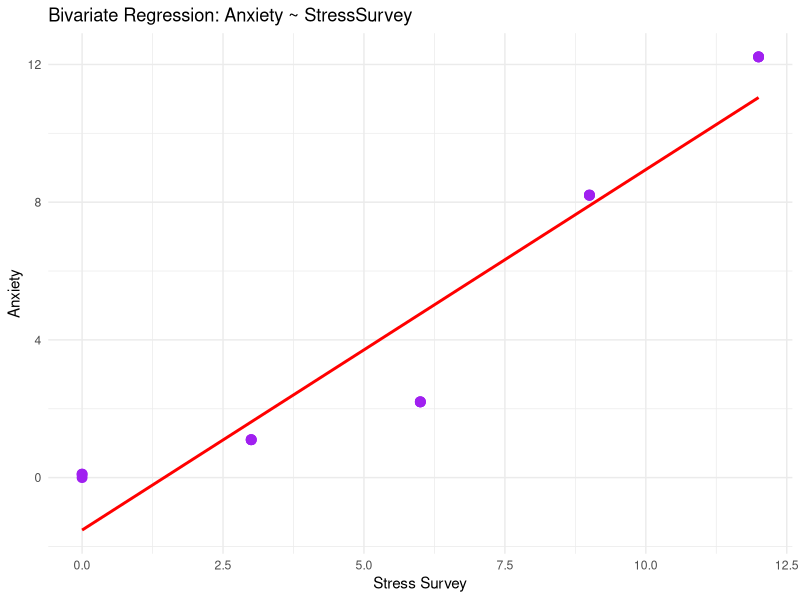
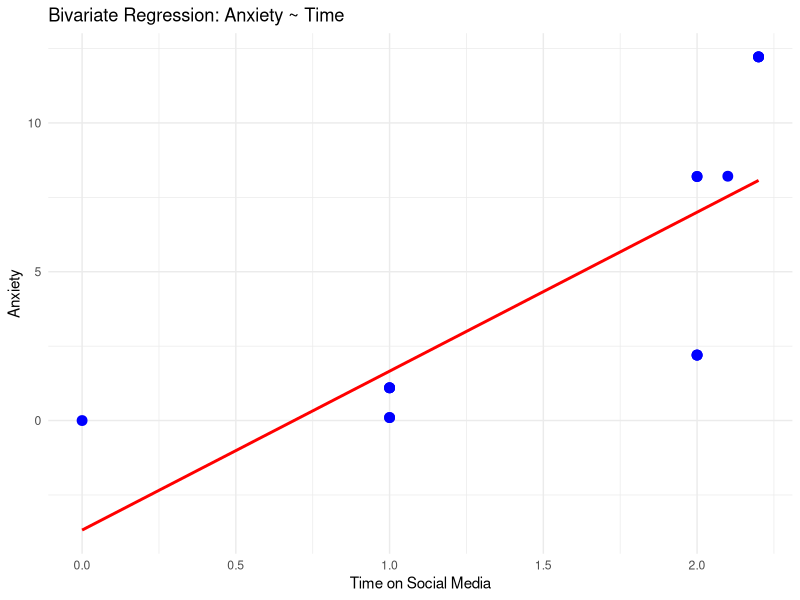

Recreate these plots in R, in order.
## ---- chunk 1
#| echo: false
library(tidyverse)
library(broom)

# Data with known true relationships: Anxiety = Stress + 0.1 × Time
observDF <- tribble(
  ~Stress, ~StressSurvey, ~Time, ~Anxiety,
  0,0,0,0,
  0,0,1,0.1,
  0,0,1,0.1,
  1,3,1,1.1,
  1,3,1,1.1,
  1,3,1,1.1,
  2,6,2,2.2,
  2,6,2,2.2,
  2,6,2,2.2,
  8,9,2,8.2,
  8,9,2,8.2,
  8,9,2.1,8.21,
  12,12,2.2,12.22,
  12,12,2.2,12.22,
  12,12,2.2,12.22
)

observDF
## ---- chunk 2
model1 <- lm(Anxiety ~ StressSurvey, data = observDF)
tidy(model1)
## ---- chunk 3
ggplot(observDF, aes(x = StressSurvey, y = Anxiety)) +
  geom_point(size = 3, color = "purple") +
  geom_smooth(method = "lm", se = FALSE, color = "red") +
  labs(title = "Bivariate Regression: Anxiety ~ StressSurvey",
       x = "Stress Survey",
       y = "Anxiety") +
  theme_minimal()
## ---- chunk 4
model2 <- lm(Anxiety ~ Time, data = observDF)
tidy(model2)
## ---- chunk 5
ggplot(observDF, aes(x = Time, y = Anxiety)) +
  geom_point(size = 3, color = "blue") +
  geom_smooth(method = "lm", se = FALSE, color = "red") +
  labs(title = "Bivariate Regression: Anxiety ~ Time",
       x = "Time on Social Media",
       y = "Anxiety") +
  theme_minimal()
## ---- chunk 6
model3 <- lm(Anxiety ~ StressSurvey + Time, data = observDF)
tidy(model3)
## ---- chunk 7
model4 <- lm(Anxiety ~ Stress + Time, data = observDF)
tidy(model4)
## ---- chunk 8
glance(model3)
glance(model4)
